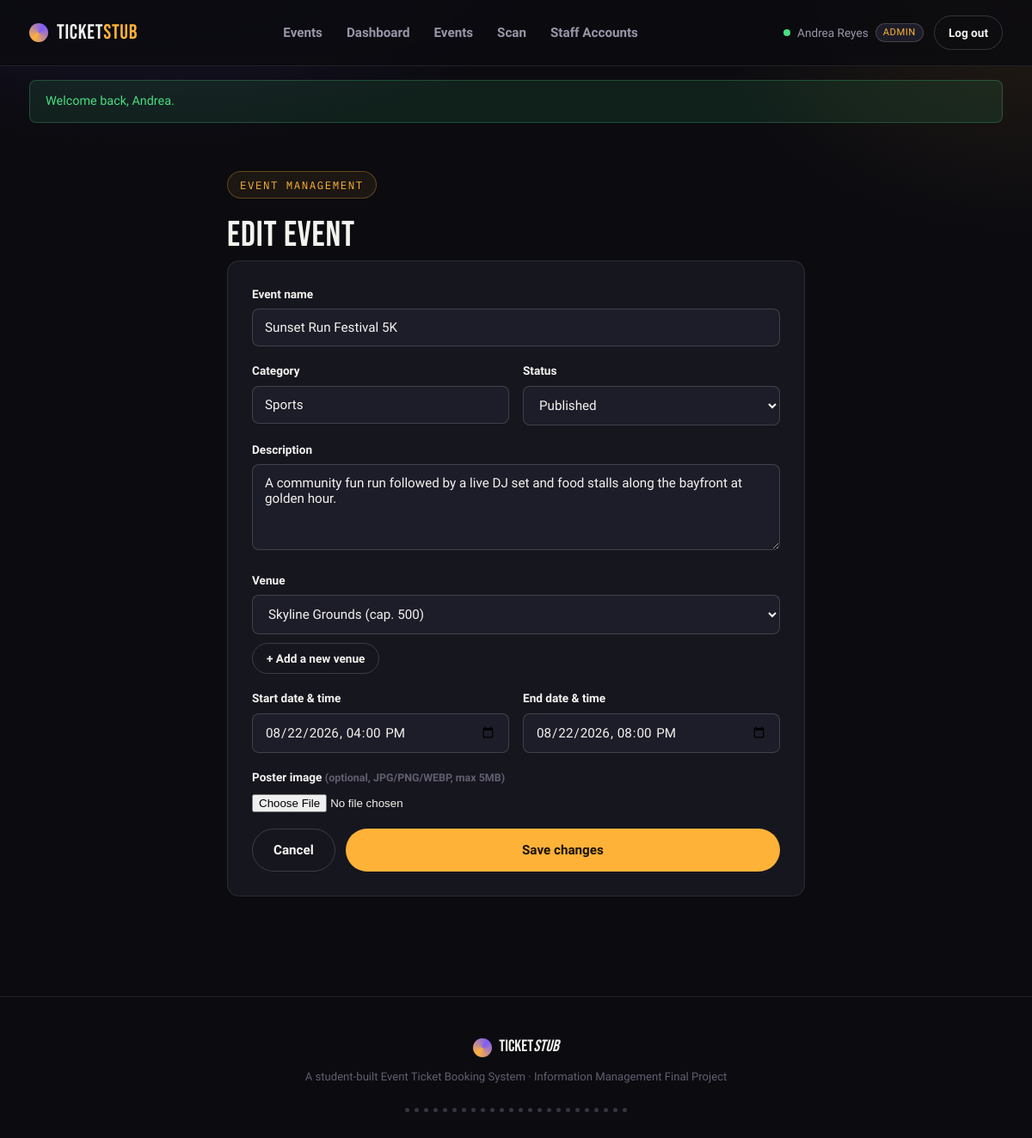
The page /staff/event-form.php?id=2 (signed in) on the database its author committed.
### tables this page shows
CREATE TABLE Events (
    Event_ID          INT AUTO_INCREMENT PRIMARY KEY,
    Venue_ID           INT NOT NULL,
    Staff_ID            INT NOT NULL,                
    Event_Name         VARCHAR(150) NOT NULL,
    Event_Description  TEXT NULL,
    Category           VARCHAR(50) NULL,
    Poster_Image        VARCHAR(255) NULL,
    Start_Date_Time     DATETIME NOT NULL,
    End_Date_Time        DATETIME NOT NULL,
    Event_Status        ENUM('draft','published','cancelled','completed') NOT NULL DEFAULT 'published',
    Created_At           TIMESTAMP DEFAULT CURRENT_TIMESTAMP,
    FOREIGN KEY (Venue_ID) REFERENCES Venues(Venue_ID),
    FOREIGN KEY (Staff_ID) REFERENCES Staff(Staff_ID)
);

CREATE TABLE Venues (
    Venue_ID     INT AUTO_INCREMENT PRIMARY KEY,
    Venue_Name   VARCHAR(150) NOT NULL,
    Address      VARCHAR(255) NOT NULL,
    Max_Capacity INT NOT NULL
);

### includes/functions.php (called while the page is built, shortened)
<?php
function e(?string $value): string {
    return htmlspecialchars($value ?? '', ENT_QUOTES, 'UTF-8');
}

### includes/auth.php (called while the page is built, shortened)
<?php
function base_url(string $path = ''): string {
    $script = $_SERVER['SCRIPT_NAME'] ?? '/index.php';
    $root = $script;
    foreach (['/staff/', '/customer/'] as $marker) {
        $pos = strpos($script, $marker);
        if ($pos !== false) { $root = substr($script, 0, $pos); break; }
    }
    return $root . $path;
}

### staff/event-form.php (the view, shortened to what this page needs)
<?php
require_once __DIR__ . '/../includes/auth.php';
require_once __DIR__ . '/../includes/functions.php';
$db = get_db();
$event_id = (int)($_GET['id'] ?? 0);
$is_edit = $event_id > 0;
$event = [
    'Event_Name' => '', 'Event_Description' => '', 'Category' => '', 'Venue_ID' => '',
    'Start_Date_Time' => '', 'End_Date_Time' => '', 'Event_Status' => 'published', 'Poster_Image' => null,
];
if ($is_edit) {
    $stmt = $db->prepare('SELECT * FROM Events WHERE Event_ID = ?');
    $stmt->execute([$event_id]);
    $found = $stmt->fetch();
    $event = $found;
}
$venues = $db->query('SELECT * FROM Venues ORDER BY Venue_Name')->fetchAll();
require_once __DIR__ . '/../includes/header.php';
?>
<section class="section">
  <div class="wrap" style="max-width:720px;">
    <span class="hero-eyebrow">Event management</span>
    <h2><?= $is_edit ? 'Edit event' : 'Create a new event' ?></h2>
    <form method="post" enctype="multipart/form-data" class="panel">
      <div class="field">
        <label for="event_name">Event name</label>
        <input type="text" id="event_name" name="event_name" value="<?= e($event['Event_Name']) ?>" required>
      </div>
      <div class="form-row">
        <div class="field">
          <label for="category">Category</label>
          <input type="text" id="category" name="category" value="<?= e($event['Category']) ?>" placeholder="Concert, Sports, Comedy…">
        </div>
        <div class="field">
          <label for="event_status">Status</label>
          <select id="event_status" name="event_status">
            <?php foreach (['draft' => 'Draft', 'published' => 'Published', 'cancelled' => 'Cancelled', 'completed' => 'Completed'] as $val => $label): ?>
              <option value="<?= $val ?>" <?= $event['Event_Status'] === $val ? 'selected' : '' ?>><?= $label ?></option>
            <?php endforeach; ?>
          </select>
        </div>
      </div>
      <div class="field">
        <label for="event_description">Description</label>
        <textarea id="event_description" name="event_description"><?= e($event['Event_Description']) ?></textarea>
      </div>
      <div class="field">
        <label for="venue_id">Venue</label>
        <select id="venue_id" name="venue_id" required>
          <?php foreach ($venues as $v): ?>
            <option value="<?= $v['Venue_ID'] ?>" <?= (int)$event['Venue_ID'] === (int)$v['Venue_ID'] ? 'selected' : '' ?>>
              <?= e($v['Venue_Name']) ?> (cap. <?= (int)$v['Max_Capacity'] ?>)
            </option>
          <?php endforeach; ?>
        </select>
        <button type="button" id="toggleVenueForm" class="btn btn-ghost btn-sm" style="margin-top:10px;">+ Add a new venue</button>
      </div>
      <div class="form-row">
        <div class="field">
          <label for="start_date_time">Start date &amp; time</label>
          <input type="datetime-local" id="start_date_time" name="start_date_time"
                 value="<?= $event['Start_Date_Time'] ? str_replace(' ', 'T', substr($event['Start_Date_Time'], 0, 16)) : '' ?>" required>
        </div>
        <div class="field">
          <label for="end_date_time">End date &amp; time</label>
          <input type="datetime-local" id="end_date_time" name="end_date_time"
                 value="<?= $event['End_Date_Time'] ? str_replace(' ', 'T', substr($event['End_Date_Time'], 0, 16)) : '' ?>" required>
        </div>
      </div>
      <div class="field">
        <label for="poster">Poster image <span class="hint" style="display:inline">(optional, JPG/PNG/WEBP, max 5MB)</span></label>
        <input type="file" id="poster" name="poster" accept="image/jpeg,image/png,image/webp">
      </div>
      <div style="display:flex; gap:12px; margin-top:10px;">
        <a class="btn btn-ghost" href="<?= base_url('/staff/events.php') ?>">Cancel</a>
        <button type="submit" class="btn btn-primary btn-block"><?= $is_edit ? 'Save changes' : 'Create event & add tiers' ?></button>
      </div>
    </form>
  </div>
</section>
<?php require_once __DIR__ . '/../includes/footer.php'; ?>

### assets/css/style.css (style rules this page uses)
:root { --bg: #0B0B10; --surface: #16161F; --surface-raised:#1D1D29; --surface-hover: #23222F; --border: rgba(255,255,255,0.09); --border-strong: rgba(255,255,255,0.16); --text: #F5F3EF; --text-muted: #9A96AA; --text-faint: #625E70; --amber: #FFB238; --amber-dim: #C98A22; --violet: #7C5CFC; --violet-dim: #5B3FD6; --success: #4ADE80; --danger: #FF6B6B; --font-display: 'Bebas Neue', sans-serif; --font-body: 'Work Sans', system-ui, sans-serif; --font-mono: 'IBM Plex Mono', monospace; --radius: 14px; --radius-sm: 8px; --shadow-lift: 0 12px 32px rgba(0,0,0,0.45); }
* { box-sizing: border-box; }
html { scroll-behavior: smooth; }
body { margin: 0; background: var(--bg); background-image: radial-gradient(ellipse 900px 500px at 15% -10%, rgba(124,92,252,0.18), transparent 60%), radial-gradient(ellipse 700px 500px at 100% 0%, rgba(255,178,56,0.10), transparent 55%); color: var(--text); font-family: var(--font-body); line-height: 1.5; -webkit-font-smoothing: antialiased; }
.wrap { max-width: 1180px; margin: 0 auto; padding: 0 24px; }
a { color: inherit; text-decoration: none; }
h1,h2,h3,h4 { font-family: var(--font-display); font-weight: 400; letter-spacing: 0.02em; margin: 0 0 8px; }
h2 { font-size: clamp(1.8rem, 3.6vw, 2.6rem); line-height: 1; }
.btn { display: inline-flex; align-items: center; justify-content: center; gap: 8px; font-family: var(--font-body); font-weight: 600; font-size: 0.95rem; padding: 13px 24px; border-radius: 999px; border: 1px solid transparent; cursor: pointer; transition: transform .15s ease, background .15s ease, border-color .15s ease; white-space: nowrap; }
.btn-primary { background: var(--amber); color: #1a1206; }
.btn-ghost { background: transparent; border-color: var(--border-strong); color: var(--text); }
.btn-block { width: 100%; }
.btn-sm { padding: 9px 16px; font-size: 0.85rem; }
.hero-eyebrow { display: inline-flex; align-items: center; gap: 8px; font-family: var(--font-mono); font-size: 0.78rem; letter-spacing: 0.12em; text-transform: uppercase; color: var(--amber); border: 1px solid rgba(255,178,56,0.3); background: rgba(255,178,56,0.07); padding: 6px 14px; border-radius: 999px; margin-bottom: 22px; }
.section { padding: 56px 0; }
.panel { background: var(--surface); border: 1px solid var(--border); border-radius: var(--radius); padding: 28px; }
.field { margin-bottom: 18px; }
.field label { display: block; font-size: 0.85rem; font-weight: 600; margin-bottom: 7px; color: var(--text); }
.field .hint { font-size: 0.78rem; color: var(--text-faint); margin-top: 5px; }
input[type=text], input[type=email], input[type=password], input[type=tel], input[type=number], input[type=date], input[type=datetime-local], select, textarea { width: 100%; padding: 12px 14px; border-radius: var(--radius-sm); border: 1px solid var(--border-strong); background: var(--surface-raised); color: var(--text); font-family: var(--font-body); font-size: 0.95rem; transition: border-color .15s; }
textarea { resize: vertical; min-height: 100px; }
.form-row { display: grid; grid-template-columns: 1fr 1fr; gap: 16px; }

### rows shown on the page
events: event_name "Sunset Run Festival 5K", category "Sports", event_status "Published", event_description "A community fun run followed by a live DJ set and food stalls along the bayfront at golden hour.", venue_id "Skyline Grounds (cap. 500)", start_date_time "08/22/2026 16:00", end_date_time "08/22/2026 20:00"

### other values the page prints
$_SESSION['user_name'] "Andrea Reyes"
current_role() "ADMIN"
$flash_success "Welcome back, Andrea."
